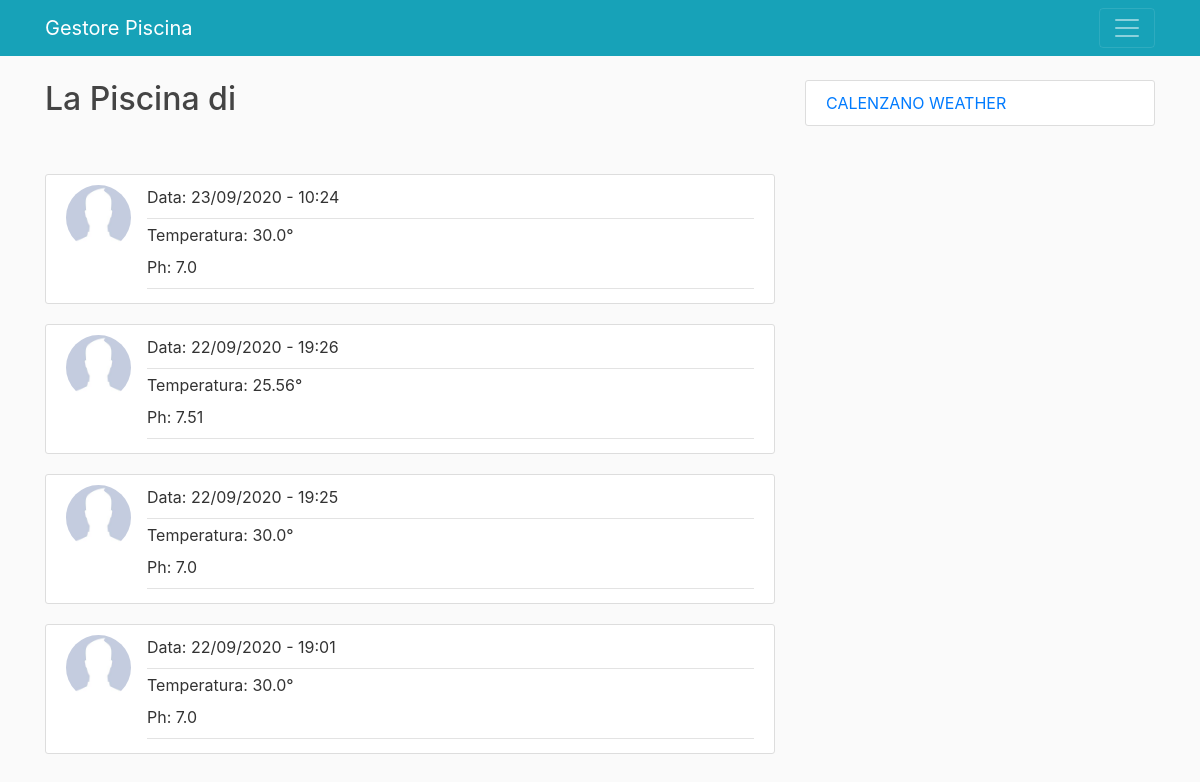
Page /mia_piscina/Alessandro1996/3/ on the committed database.
### blog/models.py (models this page shows, shortened)
class Value(models.Model):
    temperature = models.FloatField()
    ph = models.FloatField()
    date = models.DateTimeField(default=timezone.now)
    piscina = models.ForeignKey(Piscina, on_delete=models.CASCADE)

class Piscina(models.Model):
    n_piscina = models.IntegerField(default=1)
    user = models.ForeignKey(User, on_delete=models.CASCADE)

### users/models.py (models this page shows, shortened)
class Profile(models.Model):
    user = models.OneToOneField(User, on_delete=models.CASCADE)
    image = models.ImageField(default='default.jpg', upload_to='profile_pics')

### blog/views.py (the view)
# urls.py: path('mia_piscina/<str:username>/<int:n_piscina>/', MiaPiscinaListView.as_view(), name='blog-mia_piscina'),
class MiaPiscinaListView(ListView):
    model = Value
    template_name = 'blog/mia_piscina.html'
    context_object_name = 'values'
    form_class = PiscinaForm
    paginate_by = 10
    def get_queryset(self):
        usr = get_object_or_404(User, username=self.kwargs.get('username'))
        queryset = Piscina.objects.filter(user=usr)
        id = queryset.get(n_piscina = self.kwargs.get('n_piscina'))
        return Value.objects.filter(piscina=id).order_by('-date')

### blog/templates/blog/mia_piscina.html (shortened to what this page needs)
{% extends "blog/base.html" %}
{%block content%}
<h2>La Piscina di {{ user.username }}</h2>
<br>
<br>
{% for value in values %}
{% if value.ph < 7 or value.ph > 8 %}
	<article class="media warning-section">
	<img class="rounded-circle article-img" src="{{ value.piscina.user.profile.image.url }}">
	  <div class="media-body">
		<div class="article-metadata text-light">
		  <label for="date">Data:</label>
		  <a class="mr-2">{{ value.date|date:"d/m/Y - H:i" }}</a>
		</div>
		  <br>
		<div class="article-metadata text-light">
		  <label for="temperature">Temperatura:</label>
		  <a class="mr-2">{{ value.temperature }}°</a>
		  <br>
		  <label for="ph">Ph:</label>
		  <a class="mr-2">{{ value.ph }}</a>
		  <h5 class="text-light">ATTENZIONE! CORREGGERE PH</h5>
		</div>
	  </div>
	</article>
{% else %}
	<article class="media content-section">
	<img class="rounded-circle article-img" src="{{ value.piscina.user.profile.image.url }}">
	  <div class="media-body">
		<div class="article-metadata">
		  <label for="date">Data:</label>
		  <a class="mr-2">{{ value.date|date:"d/m/Y - H:i" }}</a>
		  <br>
		</div>
		<div class="article-metadata">
		  <label for="temperature">Temperatura:</label>
		  <a class="mr-2">{{ value.temperature }}°</a>
		  <br>
		  <label for="ph">Ph:</label>
		  <a class="mr-2">{{ value.ph }}</a>
		</div>
	  </div>
	</article>
{%endif%}
{% endfor %}
{% endblock content %}

### blog/static/blog/main.css (style rules this page uses)
body { background: #fafafa; color: #333333; margin-top: 5rem; }
h1, h2, h3, h4, h5, h6 { color: #444444; }
.content-section { background: #ffffff; padding: 10px 20px; border: 1px solid #dddddd; border-radius: 3px; margin-bottom: 20px; }
.article-img { height: 65px; width: 65px; margin-right: 16px; }
.article-metadata { padding-bottom: 1px; margin-bottom: 4px; border-bottom: 1px solid #e3e3e3 }

### rows in the picture
Value: piscina.user.profile.image (placeholder picture), date "23/09/2020 - 10:24", temperature "30.0", ph "7.0"
Value: piscina.user.profile.image (placeholder picture), date "22/09/2020 - 19:26", temperature "25.56", ph "7.51"
Value: piscina.user.profile.image (placeholder picture), date "22/09/2020 - 19:25", temperature "30.0", ph "7.0"
Value: piscina.user.profile.image (placeholder picture), date "22/09/2020 - 19:01", temperature "30.0", ph "7.0"
